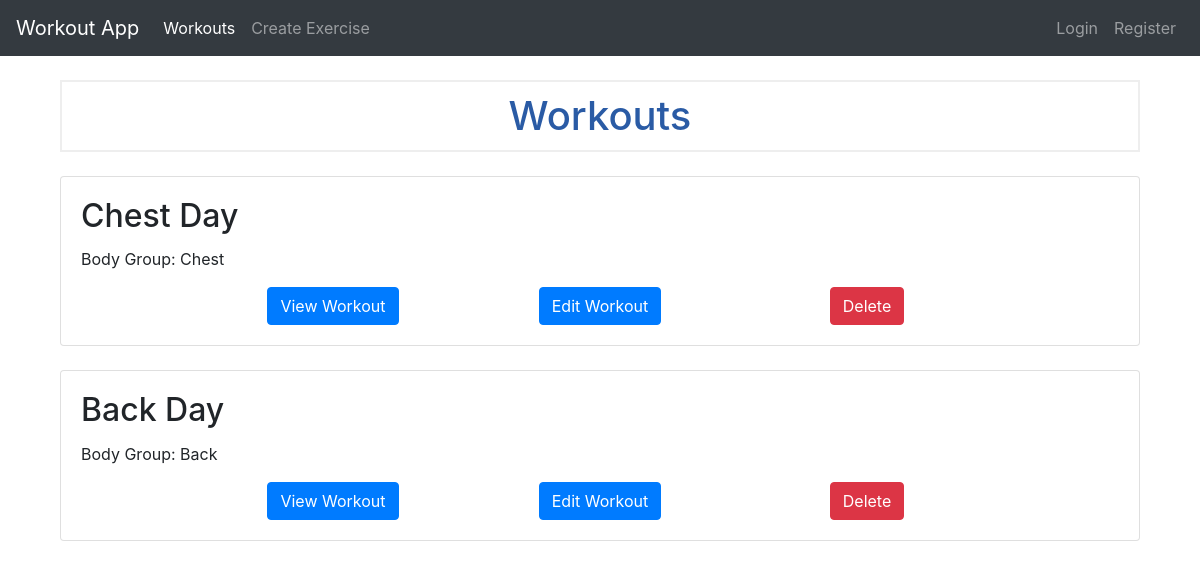
Before: / with the older database file.
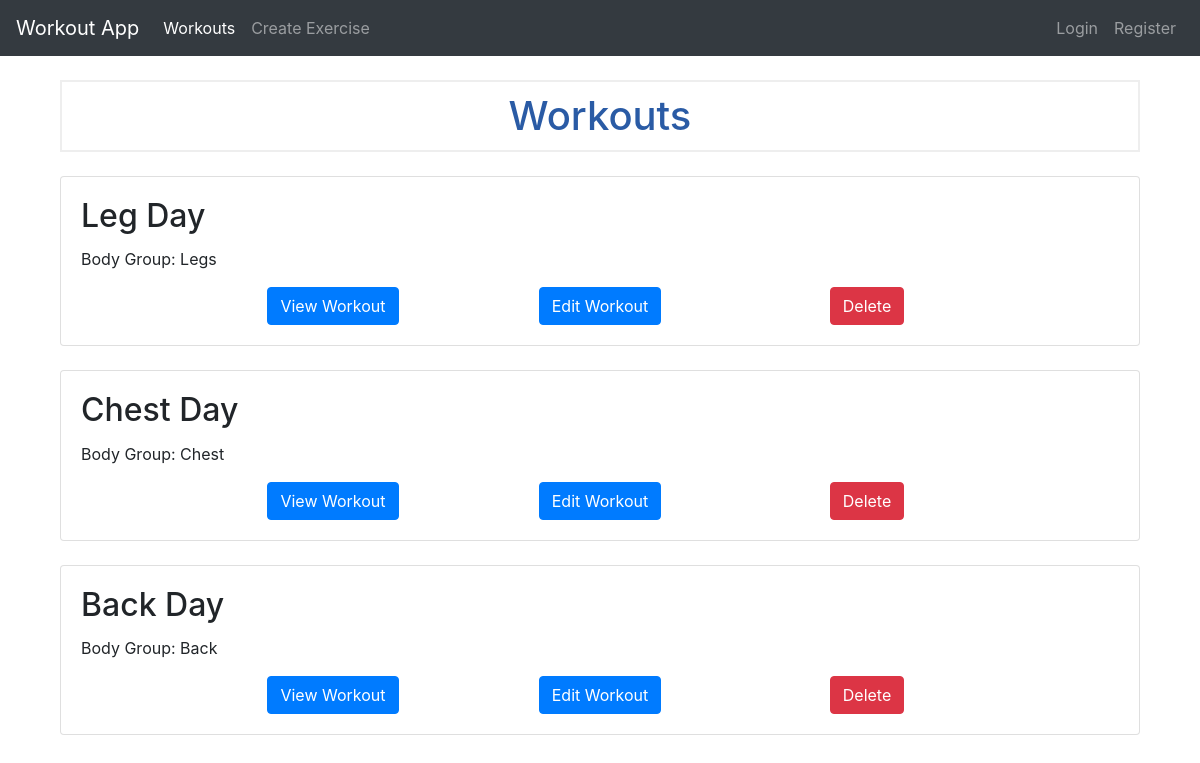
After: the same page with the newer database file.
### tables this page shows
CREATE TABLE workout (
                workout_id INTEGER PRIMARY KEY AUTOINCREMENT,
                workout_name TEXT NOT NULL,
                body_group TEXT NOT NULL,
                email TEXT,
                FOREIGN KEY (email) REFERENCES users(email)
             );

### app.py (the view)
@app.route("/")
def index():
    c.execute("SELECT * FROM workout")
    workouts = c.fetchall()
    return render_template("index.html", workouts=workouts)

### templates/index.html (shortened to what this page needs)
{% extends "base.html" %} {% block content %}
<div class="container">
    <h1 class="my-4">Workouts</h1>
    {% for workout in workouts %}
    <div class="card mb-4">
        <div class="card-body">
            <h2 class="card-title">{{ workout['workout_name'] }}</h2>
            <p class="card-text">Body Group: {{ workout['body_group'] }}</p>
            <div class="row justify-content-center">
                <div class="col-md-3 text-center">
                    <a href="{{ url_for('view_workout', workout_id=workout['workout_id']) }}" class="btn btn-primary">View Workout</a>
                </div>
                <div class="col-md-3 text-center">
                    <a href="{{ url_for('edit_workout', workout_id=workout['workout_id']) }}" class="btn btn-primary">Edit Workout</a>
                </div>
                <div class="col-md-3 text-center">
                    <form action="{{ url_for('delete_workout', workout_id=workout.workout_id) }}" method="POST">
                        <button type="submit" class="btn btn-danger" onclick="return confirm('Are you sure you want to delete this workout?')">Delete</button>
                    </form>
                </div>
            </div>
        </div>
    </div>
    {% endfor %}
</div>
{% endblock %}

Changed rows visible on the page:
added workout: workout_name "Leg Day", body_group "Legs"
